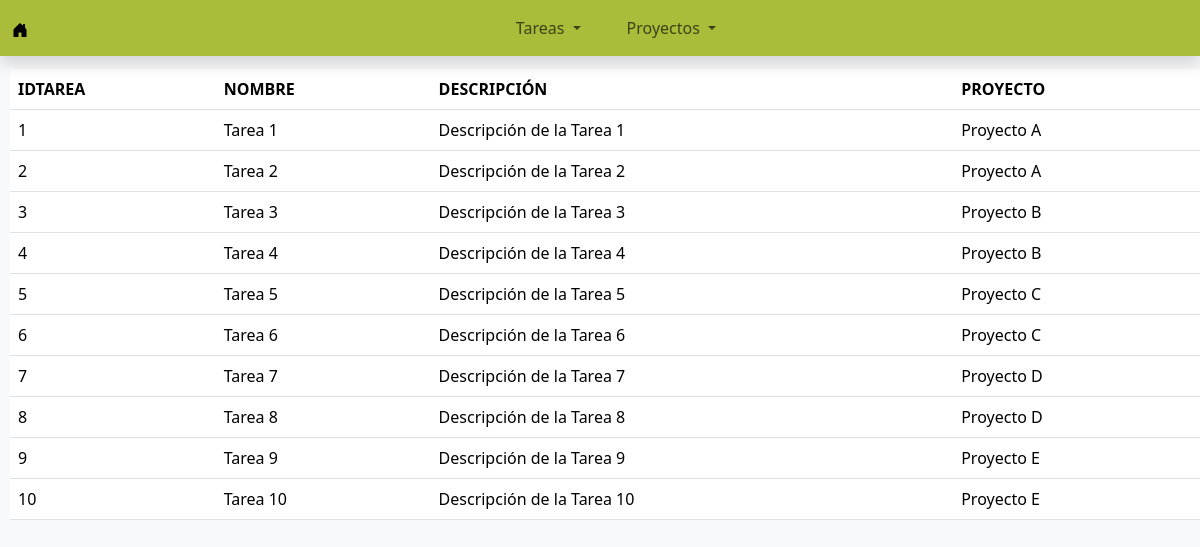
Screenshot of /proceso_buscar_tarea.php with the database file from the repository.
### tables this page shows
CREATE TABLE `tareas` (
  `idtarea` int NOT NULL,
  `nombre` varchar(30) NOT NULL,
  `descripcion` varchar(150) NOT NULL,
  `idproyecto` int NOT NULL
);

CREATE TABLE `proyectos` (
  `idproyecto` int NOT NULL,
  `nombre` varchar(30) NOT NULL,
  `f_ini` date NOT NULL,
  `f_fin` date NOT NULL,
  `descripcion` text NOT NULL
);

### proceso_buscar_tarea.php (the view, shortened to what this page needs)
<?php
$conexion = obtenerConexion();
$nombreTarea = $_GET['txtNombreTarea'];
$sql = "SELECT t.*, p.nombre AS nombreProyecto FROM tareas t
INNER JOIN proyectos p ON t.idproyecto = p.idproyecto
WHERE t.nombre LIKE ?;";
$stmt = $conexion->prepare($sql);
$nombreTarea = "%".$nombreTarea."%";
$stmt->bind_param("s", $nombreTarea);
$stmt->execute();
$resultado = $stmt->get_result();
if($fila = mysqli_fetch_assoc($resultado)){
    $mensaje = "<h2 class='text-center'>Tarea localizada</h2>";
    $mensaje .= "<table class='table'>";
    $mensaje .= "<thead><tr><th>IDTAREA</th><th>NOMBRE</th><th>DESCRIPCIÓN</th><th>PROYECTO</th></tr></thead>";
    $mensaje .= "<tbody>";
    do {
        $mensaje .= "<tr>";
        $mensaje .= "<td>" . $fila['idtarea'] . "</td>";
        $mensaje .= "<td>" . $fila['nombre'] . "</td>";
        $mensaje .= "<td>" . $fila['descripcion'] . "</td>";
        $mensaje .= "<td>" . $fila['nombreProyecto'] . "</td>";
        $mensaje .= "</tr>";
    } while ($fila = mysqli_fetch_assoc($resultado));
    $mensaje .= "</tbody></table>";
} else {
   $mensaje = "<h2 class='text-center mt-5'>No se encontraron tareas con ese nombre</h2>";
}
echo $mensaje;
?>

### estilo.css (style rules this page uses)
body { padding-top: 50x; background-color: #f8f9fa; overflow-x: hidden; margin: 0; }
.navbar { background-color: #AABC39; }
.navbar-brand { padding: 0; }
.navbar-nav { margin: 0 auto; display: flex; align-items: center; }
.nav-item { margin: 0 15px; }
h2.text-center { font-size: 3.2em; font-family: 'Georgia', serif; color: #46A173; }

### rows the page displays
tareas: idtarea "1", nombre "Tarea 1", descripcion "Descripción de la Tarea 1", idproyecto.nombre "Proyecto A"
tareas: idtarea "2", nombre "Tarea 2", descripcion "Descripción de la Tarea 2", idproyecto.nombre "Proyecto A"
tareas: idtarea "3", nombre "Tarea 3", descripcion "Descripción de la Tarea 3", idproyecto.nombre "Proyecto B"
tareas: idtarea "4", nombre "Tarea 4", descripcion "Descripción de la Tarea 4", idproyecto.nombre "Proyecto B"
tareas: idtarea "5", nombre "Tarea 5", descripcion "Descripción de la Tarea 5", idproyecto.nombre "Proyecto C"
tareas: idtarea "6", nombre "Tarea 6", descripcion "Descripción de la Tarea 6", idproyecto.nombre "Proyecto C"
tareas: idtarea "7", nombre "Tarea 7", descripcion "Descripción de la Tarea 7", idproyecto.nombre "Proyecto D"
tareas: idtarea "8", nombre "Tarea 8", descripcion "Descripción de la Tarea 8", idproyecto.nombre "Proyecto D"
tareas: idtarea "9", nombre "Tarea 9", descripcion "Descripción de la Tarea 9", idproyecto.nombre "Proyecto E"
tareas: idtarea "10", nombre "Tarea 10", descripcion "Descripción de la Tarea 10", idproyecto.nombre "Proyecto E"
